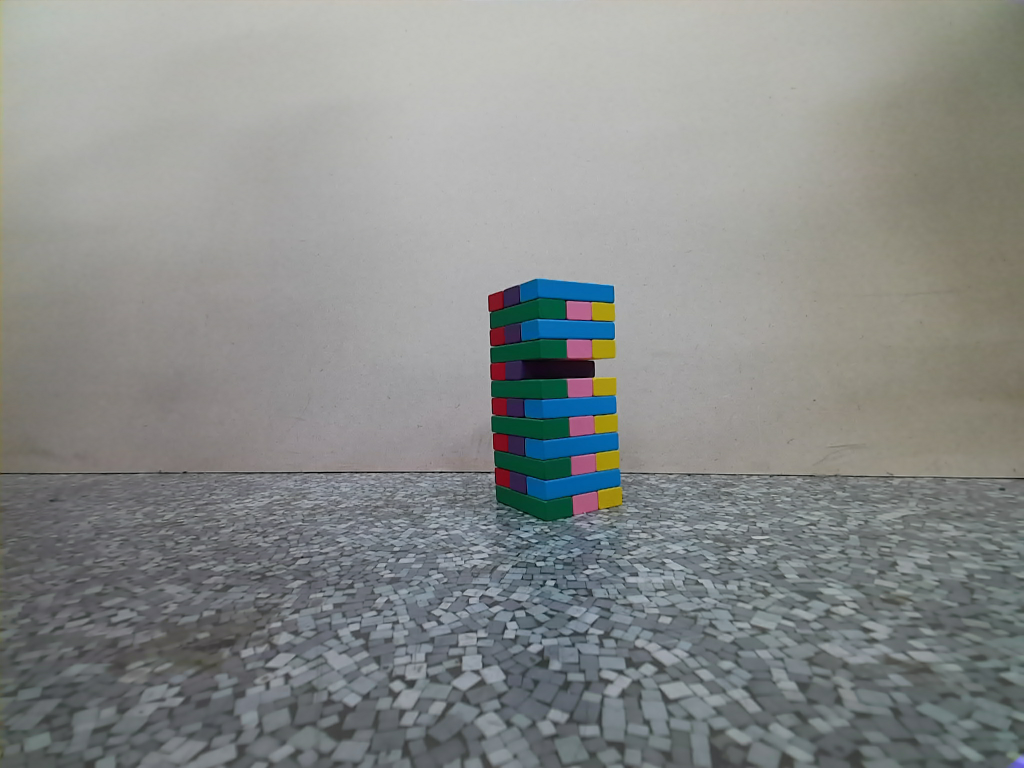
#> input picture block_recog/test_imgs/jenga_tower_color_out1.png, 2048 x 1536 px (shown at 1/2 size)
$ jupyter execute --allow-errors transform.ipynb
#> lines starting #> are read from the running program, lines starting #| are printed output that depends on the picture; after the words box and inside, x2 and y2 are one past the last pixel; in counts of white or black regions, pixels touching at a corner belong together
# Blcok Recognition

## Import Libraries

[cell 1]
import numpy as np
import cv2
import glob
from matplotlib import pyplot as plt
import open3d as o3d
import copy

## Read Test Images

[cell 2]
img_color = cv2.imread('test_imgs/jenga_tower_color_out1.png')
#> img_color is the input picture: shape (1536, 2048, 3); mean B, G, R 137.2, 138.8, 136.1
img_depth = cv2.imread('test_imgs/jenga_tower_depth_out1.png', 0)
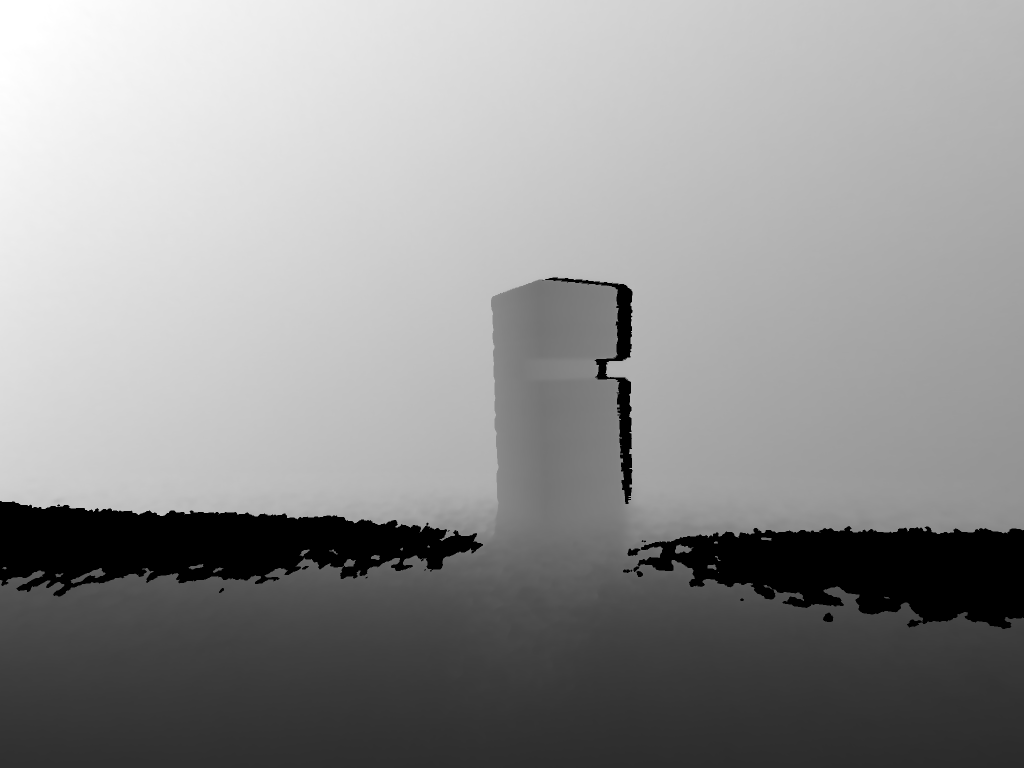
#> input picture block_recog/test_imgs/jenga_tower_depth_out1.png, 2048 x 1536 px (shown at 1/2 size)
#> img_depth is the input picture: shape (1536, 2048); min 0, max 255, mean 146.3
print('color shape: ', img_color.shape)
#| color shape:  (1536, 2048, 3)
print('depth shape: ', img_depth.shape)
#| depth shape:  (1536, 2048)

## Extract Blocks' Masks By Colors

[cell 3]
height, width = img_color.shape[:2] # 이미지의 높이와 너비 불러옴, 가로 [0], 세로[1]

img_hsv = cv2.cvtColor(img_color, cv2.COLOR_BGR2HSV) # cvtColor 함수를 이용하여 hsv 색공간으로 변환
#> img_hsv: shape (1536, 2048, 3); mean H, S, V 61, 23.2, 142.5

[cell 4]
colors = ['green', 'pink', 'yellow', 'blue', 'violet', 'red']

[cell 5]
# RED
lower_red1 = np.array([0, 130, 50])
upper_red1 = np.array([15, 255, 255])
lower_red2 = np.array([160,130,50])
upper_red2 = np.array([179,255,255])

# PINK
lower_pink1 = np.array([0, 70, 80])
upper_pink1 = np.array([10, 130, 255])
lower_pink2 = np.array([150,70,80])
upper_pink2 = np.array([179,130,255])

# GREEN
lower_green = (70-20, 50, 50)
upper_green = (70+15, 255, 255)

# YELLOW
lower_yellow = (30-10, 80, 80)
upper_yellow = (30+10, 255, 255)

# BLUE
lower_blue = (100-10, 100, 100)
upper_blue = (100+9, 255, 255)

# VIOLET
lower_violet = (130-20, 50, 30)
upper_violet = (130+20, 255, 255)

[cell 6]
blocks_rgb_by_color = []
blocks_mask_by_color = []
for color in colors:
    if color == 'pink' or color =='red':
        for i in (1,2):
            exec(f"lower_color{i} = lower_{color}{i}")
            exec(f"upper_color{i} = upper_{color}{i}")

        mask_color1 = cv2.inRange(img_hsv, lower_color1, upper_color1)
        mask_color2 = cv2.inRange(img_hsv, lower_color2, upper_color2)
        img_mask_color = mask_color1 + mask_color2

        kernel = cv2.getStructuringElement(cv2.MORPH_RECT, (3,3))
        erosion_image_color = cv2.erode(img_mask_color, kernel, iterations=2)  #// make erosion image
        img_mask_color = cv2.dilate(erosion_image_color, kernel, iterations=2)  #// make dilation image

        # 바이너리 이미지를 마스크로 사용하여 원본이미지에서 범위값에 해당하는 영상부분을 획득
        img_result_color = cv2.bitwise_and(img_color, img_color, mask = img_mask_color)

        exec(f"img_result_{color} = img_result_color")

    else:
        exec(f"lower_color = lower_{color}")
        exec(f"upper_color = upper_{color}")

        img_mask_color = cv2.inRange(img_hsv, lower_color, upper_color) # 범위내의 픽셀들은 흰색, 나머지 검은색

        kernel = cv2.getStructuringElement(cv2.MORPH_RECT, (3,3))
        erosion_image_color = cv2.erode(img_mask_color, kernel, iterations=2)  #// make erosion image
        img_mask_color = cv2.dilate(erosion_image_color, kernel, iterations=2)  #// make dilation image

        # 바이너리 이미지를 마스크로 사용하여 원본이미지에서 범위값에 해당하는 영상부분을 획득
        img_result_color = cv2.bitwise_and(img_color, img_color, mask = img_mask_color)

        exec(f"img_result_{color} = img_result_color")

    _, src_bin = cv2.threshold(img_mask_color, 0, 255, cv2.THRESH_OTSU)
    each_color_filtered = cv2.bitwise_and(img_color, img_color, mask = src_bin)

    # [5 lines of commented-out code are left out]

    cnt, labels, stats, centroids = cv2.connectedComponentsWithStats(src_bin)

    blocks_color = []
    blocks_mask = []

    for i in range(1, cnt): # 각각의 객체 정보에 들어가기 위해 반복문. 범위를 1부터 시작한 이유는 배경을 제외
        (x, y, w, h, area) = stats[i]
        cen_x, cen_y = map(int, centroids[i])
        block_mask = (labels==i)*img_mask_color
        block_color = cv2.bitwise_and(img_color, img_color, mask = block_mask)

        # 노이즈 제거
        if area < 600:
            continue


        blocks_color.append(block_color)
        blocks_mask.append(block_mask)


    exec(f"blocks_rgb_{color} = blocks_color")
    exec(f"blocks_mask_{color} = blocks_mask")
    exec(f"blocks_rgb_by_color.append(blocks_rgb_{color})")
    exec(f"blocks_mask_by_color.append(blocks_mask_{color})")
#> this loop made 6 passes
#> cnt on passes 1 to 6: 7, 7, 7, 6, 8, 8
#> pass 1, `img_mask_color = cv2.inRange(img_hsv, lower_color, upper_color)`:
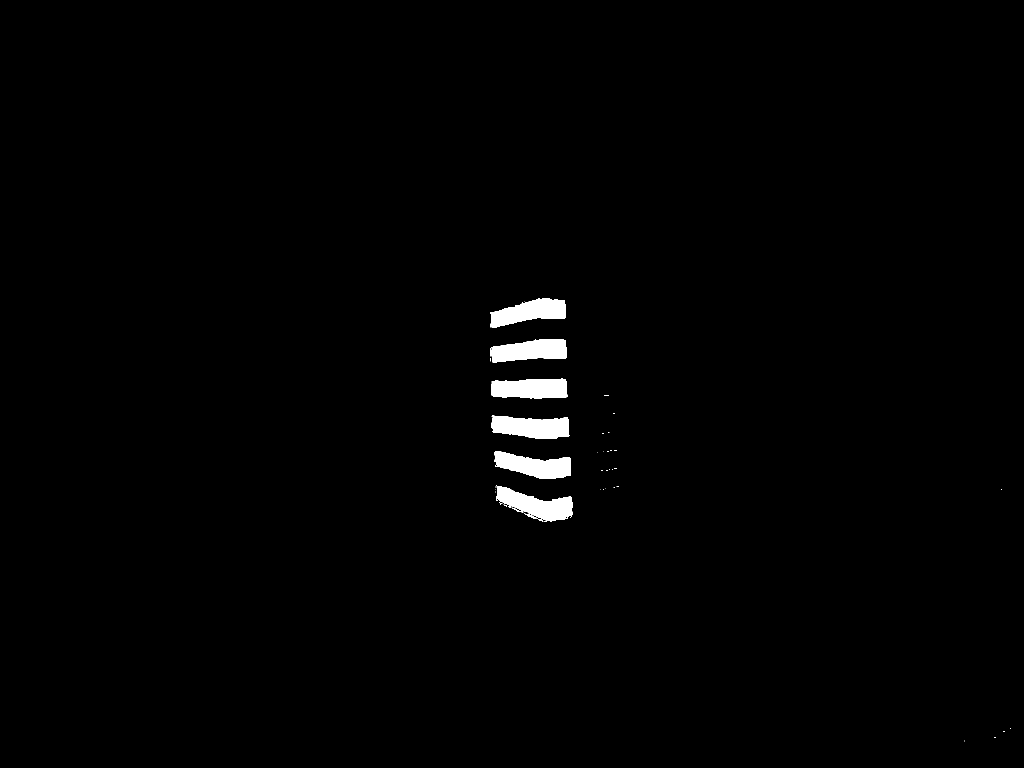
#> img_mask_color: shape (1536, 2048) (shown at 1/2 size); 1% white; 50 white regions (42 under 20 px), largest, box (x1, y1, x2, y2) and area: (982, 831, 1140, 878) 5569, (992, 971, 1146, 1043) 5538, (980, 597, 1132, 656) 5298
#> after the loop:
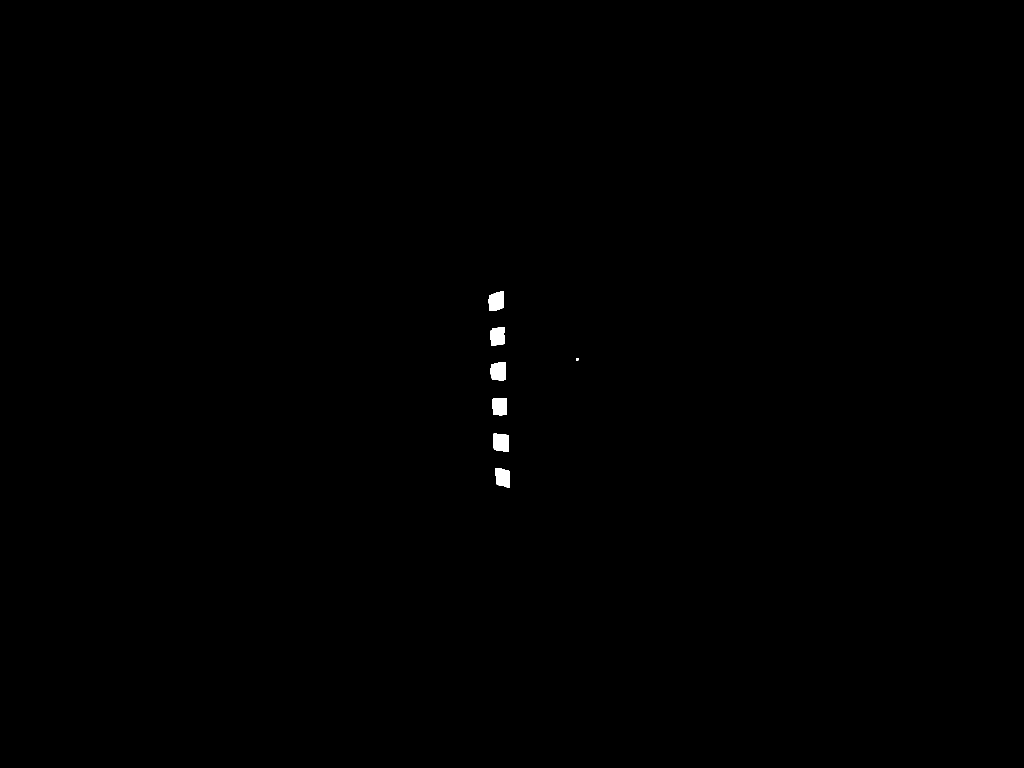
#> img_mask_color: shape (1536, 2048) (shown at 1/2 size); 0.19% white; 7 white regions, largest, box (x1, y1, x2, y2) and area: (986, 867, 1018, 903) 1052, (981, 725, 1012, 761) 1028, (977, 583, 1008, 622) 1026

[cell 7]
tower_mask = 0
tower_color = 0
for mask, color in zip(blocks_mask_by_color, blocks_rgb_by_color):
    for block_m in mask:
        tower_mask += block_m

    for block_c in color:
        tower_color += block_c

[cell 8]
cv2.imshow('tower mask', tower_mask)
# cv2.imwrite('./test_imgs/tower_mask.png', tower_mask)
cv2.imshow('tower color', tower_color)
# cv2.imwrite('./test_imgs/tower_color.png', tower_color)
cv2.waitKey(0)
cv2.destroyAllWindows()

[cell 9]
for c, b, rgb_m in zip(colors, blocks_mask_by_color, blocks_rgb_by_color):
    print(c)
    print(len(b), "Blocks")

## Get PointCloud from RGB Image + Depth Image

[cell 10]
# temp intrinsic matrix
intrinsic = o3d.camera.PinholeCameraIntrinsic()
intrinsic.intrinsic_matrix = [[971.179, 0, 1025.07],[0, 970.984, 778.291],[0, 0, 1]]
intrinsic.intrinsic_matrix = [[971.179, 0, 1025.07],[0, 970.984, 778.291],[0, 0, 1]]

[cell 11]
mesh_frame = o3d.geometry.TriangleMesh.create_coordinate_frame(
    size=50, origin=[0, 0, 0])

[cell 12]
def get_pointcloud_from_color_depth(color_image, depth_image, intrinsic):
    o3d_img = o3d.geometry.Image()

    if isinstance(color_image, type(o3d_img)):
        pass
    elif isinstance(color_image, np.ndarray):
        color_image = cv2.cvtColor(color_image, cv2.COLOR_BGR2RGB)
        color_image = o3d.geometry.Image(color_image)

    if isinstance(depth_image, type(o3d_img)):
        pass
    elif isinstance(depth_image, np.ndarray):
        depth_image = o3d.geometry.Image(depth_image)

    rgbd_image = o3d.geometry.RGBDImage.create_from_color_and_depth(color_image, depth_image)
    pcd = o3d.geometry.PointCloud.create_from_rgbd_image(rgbd_image, intrinsic)

    return pcd

[cell 13]
masked_depth = cv2.bitwise_and(img_depth, img_depth, mask = tower_mask)
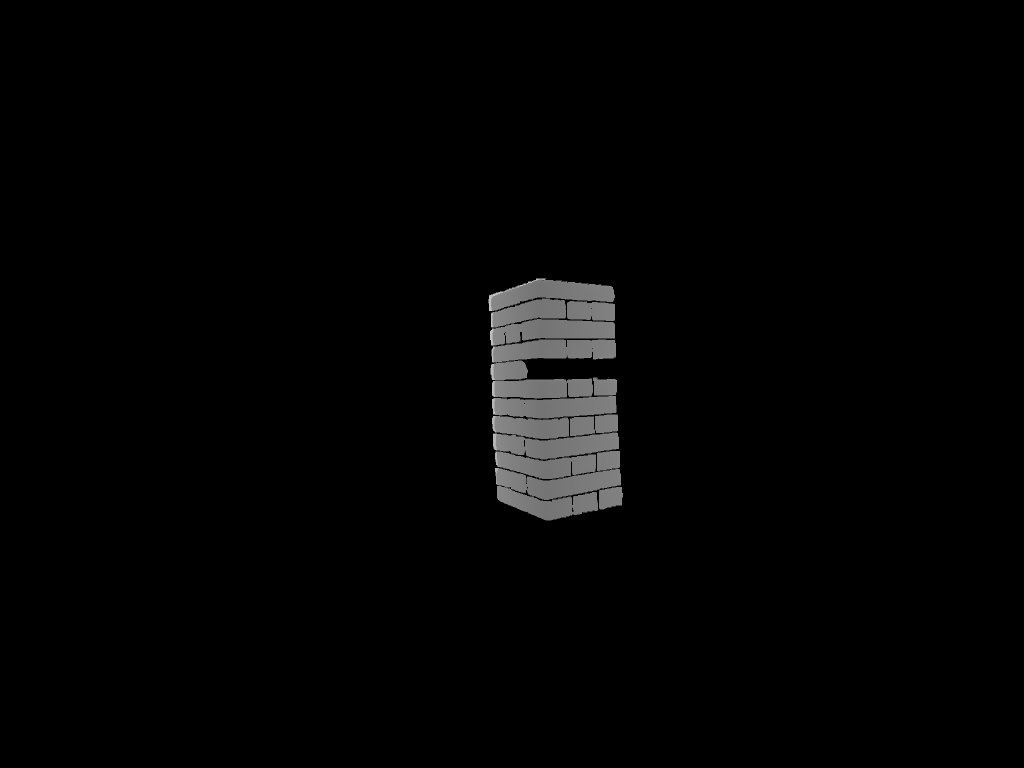
#> masked_depth: shape (1536, 2048) (shown at 1/2 size); min 0, max 194, mean 3.9

[cell 14]
tower_pcd = get_pointcloud_from_color_depth(color_image=tower_color, depth_image=masked_depth, intrinsic=intrinsic)

[cell 15]
print(tower_pcd)
print(np.asarray(tower_pcd.points))
o3d.visualization.draw_geometries([tower_pcd])

[cell 16]
blocks_pcd_by_color = []
all_pcd = []
#> (the rest of this cell did not finish here and is left out)

[cell 17]
len(blocks_pcd_by_color)

## Tower ICP

[cell 18]
initial_transform = np.asarray([[0, 0, -1, 0],
                        [1, 0, 0, 0],
                        [0, -1, 0, 0],
                        [0, 0, 0, 1]])

[cell 19]
pcd_combined = o3d.geometry.PointCloud()
for point_id in range(len(all_pcd)):
    pcd_combined += all_pcd[point_id]

print(pcd_combined)
# print(len(pcd_combined.points))

o3d.visualization.draw_geometries([pcd_combined])

## Blocks Transformation

[cell 20]
trans = np.array([[ 5.14626774e-01, -8.57109340e-01, -2.28661932e-02, 2.42854632e+01],
                  [ 8.57406220e-01,  5.14323101e-01,  1.80643793e-02, -1.96452668e+00],
                  [-3.72253686e-03, -2.89020295e-02,  9.99575318e-01, 7.46547186e-01],
                  [ 0.00000000e+00,  0.00000000e+00,  0.00000000e+00, 1.00000000e+00]])

[cell 21]
resize = 763628.6545834081
move = np.array([388.72575451, -14.51926349,  96.9976991 ])

[cell 22]
trans_1 = np.asarray([[0, 0, -1, 0],
                      [1, 0, 0, 0],
                      [0, -1, 0, 0],
                      [0, 0, 0, 1]])

[cell 23]
# [8 lines left out: function transform_blocks, not called in this run]

[cell 24]
# WHAT IS THE TARGET BLOCK?
target_block_color = 'violet'
target_block_label = 2

[cell 25]
for col, pcds in zip(colors, blocks_pcd_by_color):
    if col != target_block_color:
        continue
    print(col)

    for idx, pcd in enumerate(pcds):
        # if idx != target_block_label:
        #     continue

        # print("--------------------------------")
        print(idx)
        pcd_new = transform_blocks(pcd, trans)

        # o3d.visualization.draw_geometries([pcd_new, mesh_frame, pcd_new.get_axis_aligned_bounding_box()])

        box_extent = pcd_new.get_axis_aligned_bounding_box().get_extent()
        print("BOX EXTENT : ", box_extent)

        center_coordinate = np.array(pcd_new.get_axis_aligned_bounding_box().get_box_points()).mean(axis=0)

        # print(np.array(pcd_new.get_axis_aligned_bounding_box().get_box_points()))
        print("BOX CENTER COORDINATE : ", center_coordinate)

        # print("BOX MAX X,Y and MEAN Z Coordinate")
        x_max = np.array(pcd_new.get_axis_aligned_bounding_box().get_box_points())[:,0].max()
        y_max = np.array(pcd_new.get_axis_aligned_bounding_box().get_box_points())[:,1].max()
        z_mean = np.array(pcd_new.get_axis_aligned_bounding_box().get_box_points())[:,2].mean()

        if box_extent[1] > 70:
            print("PULL DIRECTION : X")
            print("-----BLOCK CENTER COORDINATE-----")
            cen_x = x_max - 25/2
            cen_y = y_max - 75/2
            cen_z = z_mean
            print("X :", cen_x)
            print("Y :", cen_y)
            print("Z :", cen_z)
            pt1 = o3d.cpu.pybind.utility.Vector3dVector(np.array([[cen_x, cen_y, z_mean], [cen_x - 0.01, cen_y - 0.01, cen_z - 0.01], [cen_x + 0.01, cen_y + 0.01, cen_z + 0.01]]))
            print("-----TARGET COORDINATE-----")
            target_x = cen_x + 50
            target_y = cen_y
            target_z = cen_z
            print("X :", target_x)
            print("Y :", target_y)
            print("Z :", target_z)
            pt2 = o3d.cpu.pybind.utility.Vector3dVector(np.array([[target_x, target_y, target_z], [target_x - 0.01, target_y - 0.01, target_z - 0.01], [target_x + 0.01, target_y + 0.01, target_z + 0.01]]))
            print("----------------------------------")

        elif box_extent[0] > 70:
            print("PULL DIRECTION : Y")
            print("-----BLOCK CENTER COORDINATE-----")
            cen_x = x_max - 75/2
            cen_y = y_max - 25/2
            cen_z = z_mean
            print("X :", cen_x)
            print("Y :", cen_y)
            print("Z :", cen_z)
            pt1 = o3d.cpu.pybind.utility.Vector3dVector(np.array([[cen_x, cen_y, z_mean], [cen_x - 0.01, cen_y - 0.01, cen_z - 0.01], [cen_x + 0.01, cen_y + 0.01, cen_z + 0.01]]))
            print("-----TARGET COORDINATE-----")
            target_x = cen_x
            target_y = cen_y + 50
            target_z = cen_z
            print("X :", target_x)
            print("Y :", target_y)
            print("Z :", target_z)
            pt2 = o3d.cpu.pybind.utility.Vector3dVector(np.array([[target_x, target_y, target_z], [target_x - 0.01, target_y - 0.01, target_z - 0.01], [target_x + 0.01, target_y + 0.01, target_z + 0.01]]))
            print("----------------------------------")

        elif abs(center_coordinate[0]) < 10 and box_extent [1] < 20:
            print("PUSH DIRECTION : Y or -Y")
            print("-----BLOCK CENTER COORDINATE-----")
            cen_x = x_max - 25/2
            cen_y = y_max - 75/2
            cen_z = z_mean
            print("X :", cen_x)
            print("Y :", cen_y)
            print("Z :", cen_z)
            pt1 = o3d.cpu.pybind.utility.Vector3dVector(np.array([[cen_x, cen_y, z_mean], [cen_x - 0.01, cen_y - 0.01, cen_z - 0.01], [cen_x + 0.01, cen_y + 0.01, cen_z + 0.01]]))
            print("-----TARGET COORDINATE-----")
            target_x = cen_x
            target_y = cen_y + 150
            target_z = cen_z
            print("X :", target_x)
            print("Y :", target_y)
            print("Z :", target_z)
            pt2 = o3d.cpu.pybind.utility.Vector3dVector(np.array([[target_x, target_y, target_z], [target_x - 0.01, target_y - 0.01, target_z - 0.01], [target_x + 0.01, target_y + 0.01, target_z + 0.01]]))
            print("----------------------------------")

        elif abs(center_coordinate[1]) < 10 and box_extent [0] < 20:
            print("PUSH DIRECTION : X or -X")
            print("-----BLOCK CENTER COORDINATE-----")
            cen_x = x_max - 75/2
            cen_y = y_max - 25/2
            cen_z = z_mean
            print("X :", cen_x)
            print("Y :", cen_y)
            print("Z :", cen_z)
            pt1 = o3d.cpu.pybind.utility.Vector3dVector(np.array([[cen_x, cen_y, z_mean], [cen_x - 0.01, cen_y - 0.01, cen_z - 0.01], [cen_x + 0.01, cen_y + 0.01, cen_z + 0.01]]))
            print("-----TARGET COORDINATE-----")
            target_x = cen_x + 150
            target_y = cen_y
            target_z = cen_z
            print("X :", target_x)
            print("Y :", target_y)
            print("Z :", target_z)
            pt2 = o3d.cpu.pybind.utility.Vector3dVector(np.array([[target_x, target_y, target_z], [target_x - 0.01, target_y - 0.01, target_z - 0.01], [target_x + 0.01, target_y + 0.01, target_z + 0.01]]))
            print("----------------------------------")

        elif box_extent[1] < 20:
            print("PULL DIRECTION : -X")
            print("-----BLOCK CENTER COORDINATE-----")
            cen_x = x_max - 25/2
            cen_y = y_max - 75/2
            cen_z = z_mean
            print("X :", cen_x)
            print("Y :", cen_y)
            print("Z :", cen_z)
            pt1 = o3d.cpu.pybind.utility.Vector3dVector(np.array([[cen_x, cen_y, z_mean], [cen_x - 0.01, cen_y - 0.01, cen_z - 0.01], [cen_x + 0.01, cen_y + 0.01, cen_z + 0.01]]))
            print("-----TARGET COORDINATE-----")
            target_x = cen_x - 50
            target_y = cen_y
            target_z = cen_z
            print("X :", target_x)
            print("Y :", target_y)
            print("Z :", target_z)
            pt2 = o3d.cpu.pybind.utility.Vector3dVector(np.array([[target_x, target_y, target_z], [target_x - 0.01, target_y - 0.01, target_z - 0.01], [target_x + 0.01, target_y + 0.01, target_z + 0.01]]))
            print("----------------------------------")

        elif box_extent[0] < 20:
            print("PULL DIRECTION : -Y")
            print("-----BLOCK CENTER COORDINATE-----")
            cen_x = x_max - 75/2
            cen_y = y_max - 25/2
            cen_z = z_mean
            print("X :", cen_x)
            print("Y :", cen_y)
            print("Z :", cen_z)
            pt1 = o3d.cpu.pybind.utility.Vector3dVector(np.array([[cen_x, cen_y, z_mean], [cen_x - 0.01, cen_y - 0.01, cen_z - 0.01], [cen_x + 0.01, cen_y + 0.01, cen_z + 0.01]]))
            print("-----TARGET COORDINATE-----")
            target_x = cen_x
            target_y = cen_y -50
            target_z = cen_z
            print("X :", target_x)
            print("Y :", target_y)
            print("Z :", target_z)
            pt2 = o3d.cpu.pybind.utility.Vector3dVector(np.array([[target_x, target_y, target_z], [target_x - 0.01, target_y - 0.01, target_z - 0.01], [target_x + 0.01, target_y + 0.01, target_z + 0.01]]))
            print("----------------------------------")

        mesh_COORD = o3d.geometry.TriangleMesh.create_coordinate_frame(size=10, origin=center_coordinate)
        ptc1 = o3d.geometry.PointCloud()
        ptc1.points = pt1
        ptc1.paint_uniform_color([1, 0, 0])
        ptc2 = o3d.geometry.PointCloud()
        ptc2.points = pt2
        ptc2.paint_uniform_color([0, 0, 1])
        line = o3d.geometry.LineSet.create_from_point_cloud_correspondences(ptc1, ptc2, [(0,0)])
        o3d.visualization.draw_geometries([pcd_new, mesh_frame, pcd_new.get_axis_aligned_bounding_box(), ptc1, ptc2, line])
